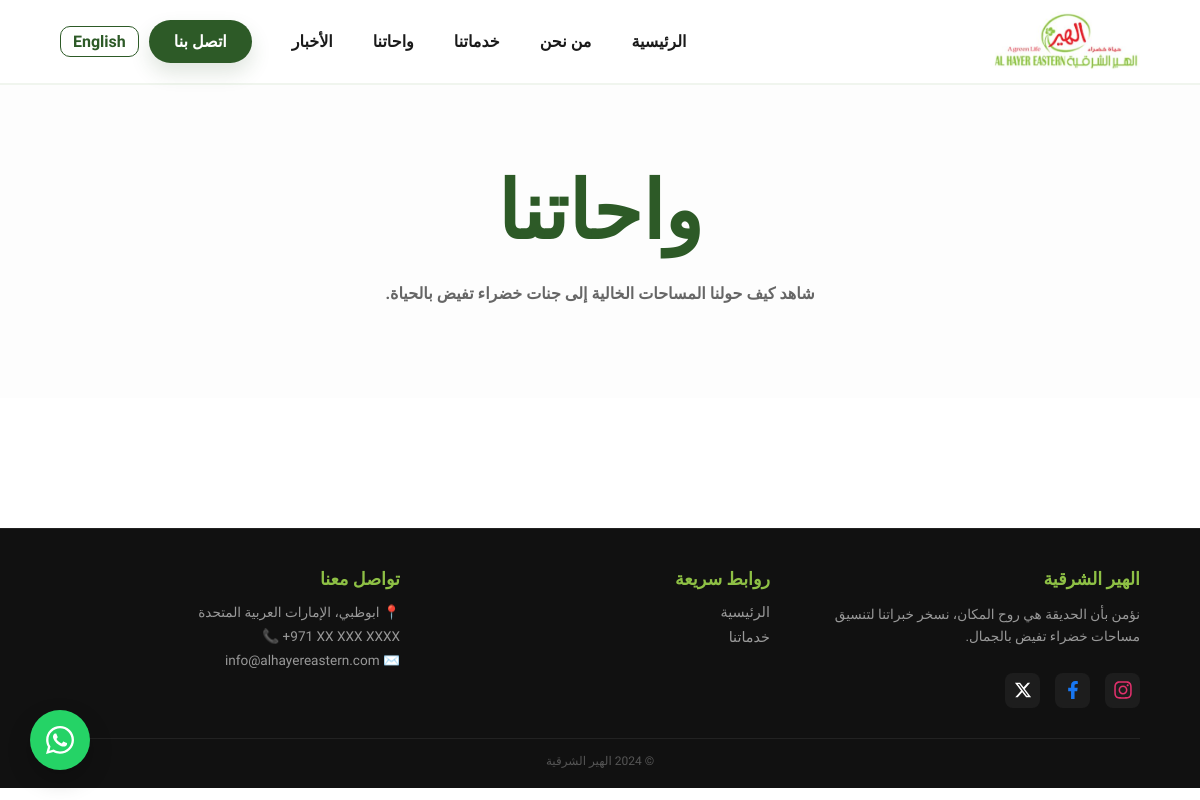
The app's page /ar/gallery/, older data.
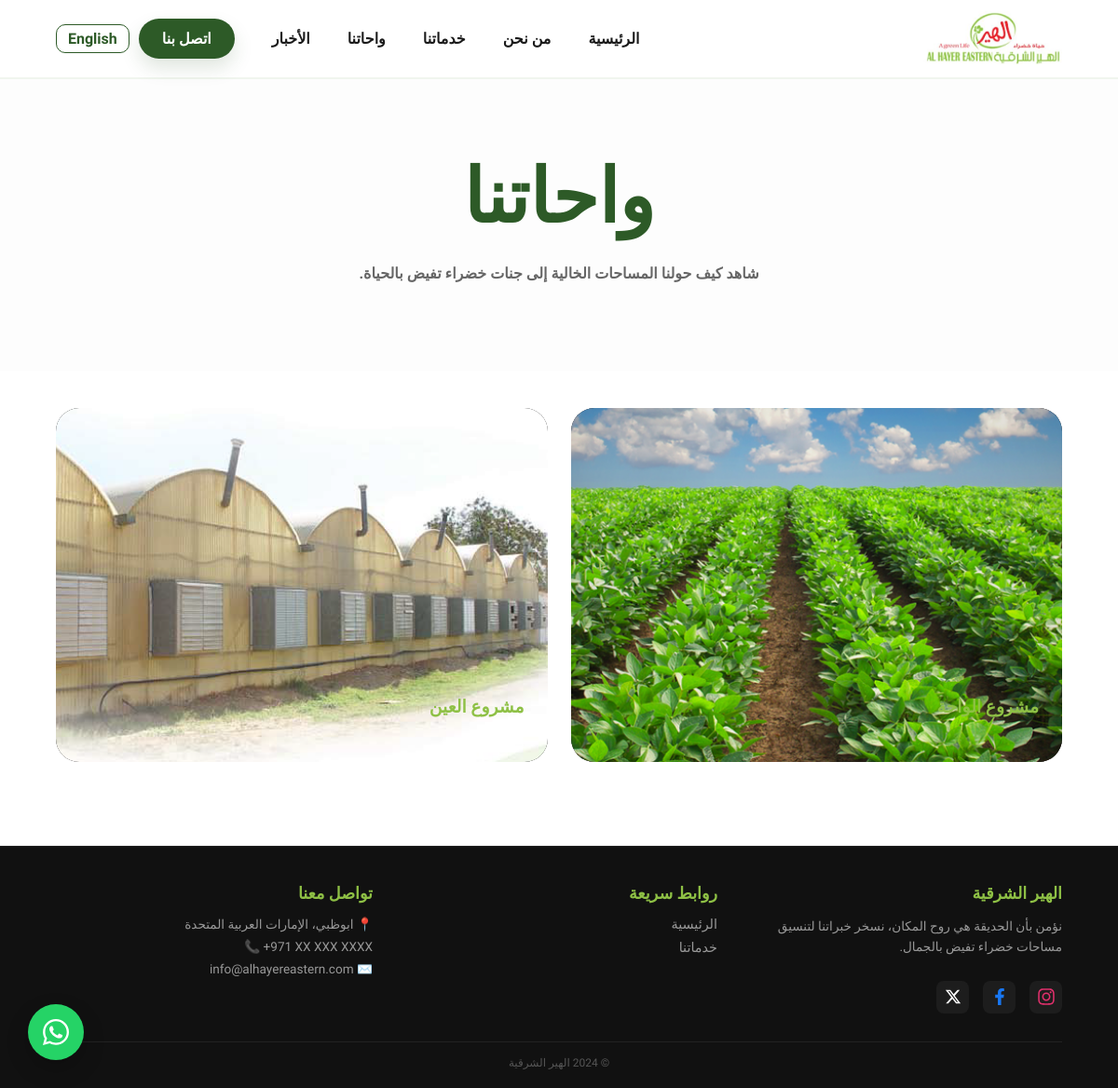
The same page, newer data.
### main/models.py (models this page shows, shortened)
class Project(models.Model):
    title = models.CharField(max_length=200, verbose_name="عنوان المشروع")
    description = models.TextField(verbose_name="وصف المشروع")
    image = models.ImageField(upload_to='projects/', verbose_name="صورة المشروع")
    created_at = models.DateTimeField(auto_now_add=True)
    class Meta:
        verbose_name = "مشروع"
        verbose_name_plural = "المشاريع"

### main/views.py (the view)
# urls.py: path('gallery/', views.gallery_view, name='gallery'),
def gallery_view(request):
    projects = Project.objects.all().order_by('-created_at') # جلب كل المشاريع من الأحدث للأقدم
    return render(request, 'gallery.html', {'projects': projects})

### main/templates/gallery.html (shortened to what this page needs)
{% extends 'base.html' %}
{% load i18n %}
{% load static %}
{% block content %}
<div class="gallery-wrapper">
    <header class="gallery-header" style="padding: 80px 5%; text-align: center; background: #fdfdfd;">
        <h1 style="color: var(--p-green); font-weight: 900;">{% translate "واحاتنا" %}</h1>
        <p style="max-width: 700px; margin: 15px auto; color: #666; font-weight: 600;">
            {% translate "شاهد كيف حولنا المساحات الخالية إلى جنات خضراء تفيض بالحياة." %}
        </p>
    </header>
<div class="projects-grid">
    {% for project in projects %}
    <div class="project-card">
        <img src="{{ project.image.url }}" alt="{{ project.title }}">
        <div class="project-overlay">
            <h3>{{ project.title }}</h3>
        </div>
    </div>
    {% endfor %}
</div>
</div>
{% endblock %}

### main/templates/base.html (shortened to what this page needs)
{% load static %}
{% load i18n %}
<!DOCTYPE html>
{% get_current_language as LANGUAGE_CODE %}
<html lang="{{ LANGUAGE_CODE }}" dir="{% if LANGUAGE_CODE == 'en' %}ltr{% else %}rtl{% endif %}">
<head>
    <link rel="stylesheet" href="{% static 'css/main_style.css' %}?v=1.2">
</head>
<body>
    <nav class="main-nav">
        <div class="nav-container">
            <div class="logo-wrap">
                <a href="{% url 'home' %}"><img src="{% static 'images/logo1.png' %}" alt="Logo"></a>
            </div>
            <div class="nav-links" id="nav-links">
                <a href="{% url 'home' %}" class="nav-link">{% translate "الرئيسية" %}</a>
                <a href="{% url 'about' %}" class="nav-link">{% translate "من نحن" %}</a>
                <a href="{% url 'services' %}" class="nav-link">{% translate "خدماتنا" %}</a>
                <a href="{% url 'gallery' %}" class="nav-link">{% translate "واحاتنا" %}</a>
                <a href="{% url 'home' %}#news" class="nav-link">{% translate "الأخبار" %}</a>
                <a href="{% url 'home' %}#contact" class="nav-cta">{% translate "اتصل بنا" %}</a>
                {% if LANGUAGE_CODE == 'ar' %}
                    <a href="/en{{ request.get_full_path|slice:'3:' }}" style="text-decoration:none; color:var(--p-green); font-weight:bold; border:1.5px solid var(--p-green); padding:5px 12px; border-radius:10px;">English</a>
                {% else %}
                    <a href="/ar{{ request.get_full_path|slice:'3:' }}" style="text-decoration:none; color:var(--p-green); font-weight:bold; border:1.5px solid var(--p-green); padding:5px 12px; border-radius:10px;">العربية</a>
                {% endif %}
            </div>
        </div>
    </nav>
    <main>{% block content %}{% endblock %}</main>
   <footer class="main-footer" style="background: #111; padding: 40px 5% 20px; color: #fff; border-top: 1px solid #222;">
    <div class="footer-container" style="max-width: 1100px; margin: 0 auto; display: grid; grid-template-columns: repeat(auto-fit, minmax(250px, 1fr)); gap: 30px; text-align: right;">
        <div class="footer-brand">
            <h3 style="color: #8ec045; font-size: 1.1rem; margin-bottom: 15px; font-weight: 800;">{% translate "الهير الشرقية" %}</h3>
            <p style="font-size: 0.85rem; color: #999; line-height: 1.6; margin-bottom: 15px;">
                {% translate "نؤمن بأن الحديقة هي روح المكان، نسخر خبراتنا لتنسيق مساحات خضراء تفيض بالجمال." %}
            </p>
            <div class="social-icons" style="display: flex; gap: 15px;">
                <a href="#" style="width: 35px; height: 35px; display: flex; align-items: center; justify-content: center; background: rgba(255,255,255,0.05); border-radius: 8px;">
                </a>
                <a href="#" style="width: 35px; height: 35px; display: flex; align-items: center; justify-content: center; background: rgba(255,255,255,0.05); border-radius: 8px;">
                    <svg viewBox="0 0 320 512" width="18" height="18" fill="#1877F2"><path d="M279.1 288l14.22-92.66h-88.91v-60.13c0-25.35 12.42-50.06 52.24-50.06h40.42V6.26S260.4 0 225.4 0c-73.22 0-121.1 44.38-121.1 124.7v70.62H22.89V288h81.39v224h100.2V288z"/></svg>
                </a>
                <a href="#" style="width: 35px; height: 35px; display: flex; align-items: center; justify-content: center; background: rgba(255,255,255,0.05); border-radius: 8px;">
                    <svg viewBox="0 0 512 512" width="18" height="18" fill="#ffffff"><path d="M389.2 48h70.6L305.6 224.2 487 464H345L233.7 318.6 106.5 464H35.8L200.7 275.5 26.8 48H172.4L272.9 180.9 389.2 48zM364.4 421.8h39.1L151.1 88h-42L364.4 421.8z"/></svg>
                </a>
            </div>
        </div>
        <div class="footer-section">
            <h3 style="color: #8ec045; font-size: 1.1rem; margin-bottom: 15px; font-weight: 800;">{% translate "روابط سريعة" %}</h3>
            <ul style="list-style: none; padding: 0; font-size: 0.9rem; color: #999;">
                <li style="margin-bottom: 8px;"><a href="{% url 'home' %}" style="text-decoration: none; color: #999;">{% translate "الرئيسية" %}</a></li>
                <li><a href="{% url 'services' %}" style="text-decoration: none; color: #999;">{% translate "خدماتنا" %}</a></li>
            </ul>
        </div>
        <div class="footer-section">
            <h3 style="color: #8ec045; font-size: 1.1rem; margin-bottom: 15px; font-weight: 800;">{% translate "تواصل معنا" %}</h3>
            <ul style="list-style: none; padding: 0; font-size: 0.85rem; color: #999;">
                <li style="margin-bottom: 8px;">📍 {% translate "ابوظبي، الإمارات العربية المتحدة" %}</li>
                <li dir="ltr" style="margin-bottom: 8px;">📞 +971 XX XXX XXXX</li>
                <li>✉️ info@alhayereastern.com</li>
            </ul>
        </div>
    </div>
    <div style="margin-top: 30px; padding-top: 15px; border-top: 1px solid #222; text-align: center; font-size: 0.75rem; color: #555;">
        © 2024 {% translate "الهير الشرقية" %}
    </div>
</footer>
<a href="https://wa.me/971544508711" class="whatsapp-btn" target="_blank" aria-label="WhatsApp">
</a>
</body>
</html>

### main/static/css/main_style.css (style rules this page uses)
:root { --p-calm-green: #2d5a27; --p-hover-green: #1e3d1a; --p-accent: #8ec045; --white: #ffffff; --text-dark: #1a1a1a; }
* { box-sizing: border-box; margin: 0; padding: 0; }
body { font-family: 'Cairo', sans-serif; background: var(--white); overflow-x: hidden; padding-top: 85px; scroll-behavior: smooth; }
.js-ready section, .js-ready .news-card, .js-ready .service-card, .js-ready .project-card { opacity: 0; transform: translateY(40px); transition: all 0.8s cubic-bezier(0.4, 0, 0.2, 1); }
.main-nav { position: fixed; top: 0; width: 100%; z-index: 10000; background: rgba(255, 255, 255, 0.95); backdrop-filter: blur(10px); height: 85px; display: flex; align-items: center; border-bottom: 2px solid #f0f5ee; transition: 0.4s ease; }
.nav-container { max-width: 1400px; margin: 0 auto; width: 100%; display: flex; justify-content: space-between; align-items: center; padding: 0 5%; }
.nav-link { text-decoration: none; color: var(--text-dark); padding: 10px 18px; font-weight: 700; font-size: 1rem; border-radius: 12px; transition: 0.3s; }
.nav-cta { text-decoration: none; background: var(--p-calm-green); color: white !important; padding: 12px 25px; border-radius: 50px; font-weight: 900; box-shadow: 0 10px 20px rgba(45, 90, 39, 0.15); }
h1 { font-family: 'Almarai', sans-serif !important; font-size: clamp(2.5rem, 7vw, 5rem); font-weight: 900; color: var(--p-calm-green); margin-bottom: 25px; opacity: 0; transform: translateY(-80px); }
h1.show-title { opacity: 1; transform: translateY(0); transition: 1.2s cubic-bezier(0.175, 0.885, 0.32, 1.275); }
.projects-grid { display: grid; grid-template-columns: repeat(auto-fit, minmax(320px, 1fr)); gap: 25px; padding: 40px 5%; max-width: 1300px; margin: 0 auto; }
.project-card { position: relative; height: 380px; border-radius: 25px; overflow: hidden; background: #000; opacity: 1 !important; transform: none !important; }
.project-card img { width: 100%; height: 100%; object-fit: cover; transition: 0.6s ease; }
.project-card::after { content: ''; position: absolute; top: 0; left: 0; width: 100%; height: 100%; background: rgba(0, 0, 0, 0.4); backdrop-filter: blur(15px); -webkit-backdrop-filter: blur(15px); opacity: 0; transition: opacity 0.4s ease; z-index: 1; }
.project-overlay { position: absolute; bottom: 0; left: 0; width: 100%; height: 95px; background: transparent !important; padding: 25px; z-index: 2; transition: 0.5s cubic-bezier(0.4, 0, 0.2, 1); text-align: right; color: white; }
.project-overlay h3 { font-family: 'Almarai' !important; color: var(--p-accent); font-weight: 800; margin-bottom: 10px; }
.main-footer { background: #111; padding: 60px 5% 30px; color: #fff; border-top: 1px solid #222; }
.footer-container { max-width: 1100px; margin: 0 auto; display: grid; grid-template-columns: repeat(auto-fit, minmax(250px, 1fr)); gap: 40px; text-align: right; }
.social-icons { display: flex; gap: 15px; margin-top: 20px; }
.whatsapp-btn { position: fixed; bottom: 30px; left: 30px; width: 60px; height: 60px; background: #25d366; border-radius: 50%; display: flex; align-items: center; justify-content: center; z-index: 10000; box-shadow: 0 10px 25px rgba(0,0,0,0.2); }

Row changes from the older to the newer data that the page shows:
added Project: image (picture), title "مشروع الواحة"
added Project: image (picture), title "مشروع العين"
